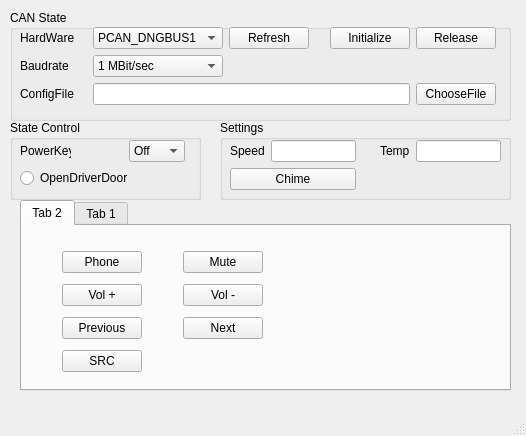
<?xml version="1.0" encoding="UTF-8"?>
<ui version="4.0">
 <class>MainWindow</class>
 <widget class="QMainWindow" name="MainWindow">
  <property name="geometry">
   <rect>
    <x>0</x>
    <y>0</y>
    <width>526</width>
    <height>436</height>
   </rect>
  </property>
  <property name="windowTitle">
   <string>MainWindow</string>
  </property>
  <property name="statusTip">
   <string>CAN Status:Bus off</string>
  </property>
  <widget class="QWidget" name="centralwidget">
   <widget class="QGroupBox" name="groupBox">
    <property name="geometry">
     <rect>
      <x>10</x>
      <y>10</y>
      <width>501</width>
      <height>111</height>
     </rect>
    </property>
    <property name="title">
     <string>CAN State</string>
    </property>
    <widget class="QLabel" name="label_canerr">
     <property name="geometry">
      <rect>
       <x>410</x>
       <y>50</y>
       <width>31</width>
       <height>20</height>
      </rect>
     </property>
     <property name="styleSheet">
      <string notr="true">border-image: url(:/Source/ok.jpg);
border-image: url(:/Source/error.jpg);</string>
     </property>
     <property name="text">
      <string/>
     </property>
    </widget>
    <widget class="QLabel" name="label_canok">
     <property name="geometry">
      <rect>
       <x>410</x>
       <y>50</y>
       <width>31</width>
       <height>21</height>
      </rect>
     </property>
     <property name="styleSheet">
      <string notr="true">border-image: url(:/Source/ok.jpg);</string>
     </property>
     <property name="text">
      <string/>
     </property>
    </widget>
    <widget class="QWidget" name="">
     <property name="geometry">
      <rect>
       <x>10</x>
       <y>17</y>
       <width>476</width>
       <height>80</height>
      </rect>
     </property>
     <layout class="QGridLayout" name="gridLayout_4">
      <item row="0" column="2" colspan="2">
       <spacer name="horizontalSpacer_4">
        <property name="orientation">
         <enum>Qt::Horizontal</enum>
        </property>
        <property name="sizeHint" stdset="0">
         <size>
          <width>13</width>
          <height>20</height>
         </size>
        </property>
       </spacer>
      </item>
      <item row="0" column="4">
       <widget class="QComboBox" name="comboBox_2">
        <item>
         <property name="text">
          <string>PCAN_DNGBUS1</string>
         </property>
        </item>
       </widget>
      </item>
      <item row="0" column="5">
       <widget class="QPushButton" name="pushButton">
        <property name="text">
         <string>Refresh</string>
        </property>
       </widget>
      </item>
      <item row="0" column="6">
       <spacer name="horizontalSpacer_3">
        <property name="orientation">
         <enum>Qt::Horizontal</enum>
        </property>
        <property name="sizeHint" stdset="0">
         <size>
          <width>40</width>
          <height>20</height>
         </size>
        </property>
       </spacer>
      </item>
      <item row="0" column="7">
       <widget class="QPushButton" name="pushButton_2">
        <property name="text">
         <string>Initialize</string>
        </property>
       </widget>
      </item>
      <item row="0" column="8">
       <widget class="QPushButton" name="pushButton_3">
        <property name="text">
         <string>Release</string>
        </property>
       </widget>
      </item>
      <item row="1" column="0">
       <widget class="QLabel" name="label_2">
        <property name="text">
         <string>Baudrate</string>
        </property>
       </widget>
      </item>
      <item row="1" column="1" colspan="2">
       <spacer name="horizontalSpacer_5">
        <property name="orientation">
         <enum>Qt::Horizontal</enum>
        </property>
        <property name="sizeHint" stdset="0">
         <size>
          <width>18</width>
          <height>20</height>
         </size>
        </property>
       </spacer>
      </item>
      <item row="1" column="4">
       <widget class="QComboBox" name="comboBox">
        <item>
         <property name="text">
          <string>1 MBit/sec</string>
         </property>
        </item>
        <item>
         <property name="text">
          <string>800 kBit/sec</string>
         </property>
        </item>
        <item>
         <property name="text">
          <string>500 kBit/sec</string>
         </property>
        </item>
        <item>
         <property name="text">
          <string>250 kBit/sec</string>
         </property>
        </item>
        <item>
         <property name="text">
          <string>125 kBit/sec</string>
         </property>
        </item>
        <item>
         <property name="text">
          <string>100 kBit/sec</string>
         </property>
        </item>
       </widget>
      </item>
      <item row="1" column="5" colspan="4">
       <spacer name="horizontalSpacer_7">
        <property name="orientation">
         <enum>Qt::Horizontal</enum>
        </property>
        <property name="sizeHint" stdset="0">
         <size>
          <width>268</width>
          <height>20</height>
         </size>
        </property>
       </spacer>
      </item>
      <item row="2" column="0" colspan="2">
       <widget class="QLabel" name="label_10">
        <property name="text">
         <string>ConfigFile</string>
        </property>
       </widget>
      </item>
      <item row="2" column="2" colspan="2">
       <spacer name="horizontalSpacer_6">
        <property name="orientation">
         <enum>Qt::Horizontal</enum>
        </property>
        <property name="sizeHint" stdset="0">
         <size>
          <width>13</width>
          <height>20</height>
         </size>
        </property>
       </spacer>
      </item>
      <item row="2" column="4" colspan="4">
       <widget class="QLineEdit" name="lineEdit"/>
      </item>
      <item row="2" column="8">
       <widget class="QPushButton" name="pushButton_7">
        <property name="text">
         <string>ChooseFile</string>
        </property>
       </widget>
      </item>
      <item row="0" column="0" colspan="2">
       <widget class="QLabel" name="label">
        <property name="text">
         <string>HardWare</string>
        </property>
       </widget>
      </item>
     </layout>
    </widget>
   </widget>
   <widget class="QGroupBox" name="groupBox_2">
    <property name="geometry">
     <rect>
      <x>10</x>
      <y>120</y>
      <width>191</width>
      <height>80</height>
     </rect>
    </property>
    <property name="title">
     <string>State Control</string>
    </property>
    <widget class="QLabel" name="label_7">
     <property name="geometry">
      <rect>
       <x>210</x>
       <y>20</y>
       <width>60</width>
       <height>16</height>
      </rect>
     </property>
     <property name="text">
      <string/>
     </property>
    </widget>
    <widget class="QWidget" name="">
     <property name="geometry">
      <rect>
       <x>10</x>
       <y>20</y>
       <width>165</width>
       <height>48</height>
      </rect>
     </property>
     <layout class="QGridLayout" name="gridLayout_3">
      <item row="0" column="0">
       <widget class="QLabel" name="label_9">
        <property name="text">
         <string>PowerKey</string>
        </property>
       </widget>
      </item>
      <item row="0" column="1">
       <spacer name="horizontalSpacer">
        <property name="orientation">
         <enum>Qt::Horizontal</enum>
        </property>
        <property name="sizeHint" stdset="0">
         <size>
          <width>18</width>
          <height>20</height>
         </size>
        </property>
       </spacer>
      </item>
      <item row="0" column="2" colspan="2">
       <widget class="QComboBox" name="comboBox_5">
        <item>
         <property name="text">
          <string>Off</string>
         </property>
        </item>
        <item>
         <property name="text">
          <string>Acc</string>
         </property>
        </item>
        <item>
         <property name="text">
          <string>Run</string>
         </property>
        </item>
        <item>
         <property name="text">
          <string>Crank</string>
         </property>
        </item>
       </widget>
      </item>
      <item row="1" column="0" colspan="3">
       <widget class="QRadioButton" name="radioButton">
        <property name="text">
         <string>OpenDriverDoor</string>
        </property>
       </widget>
      </item>
      <item row="1" column="3">
       <spacer name="horizontalSpacer_8">
        <property name="orientation">
         <enum>Qt::Horizontal</enum>
        </property>
        <property name="sizeHint" stdset="0">
         <size>
          <width>48</width>
          <height>20</height>
         </size>
        </property>
       </spacer>
      </item>
     </layout>
    </widget>
   </widget>
   <widget class="QTabWidget" name="tabWidget">
    <property name="geometry">
     <rect>
      <x>20</x>
      <y>200</y>
      <width>491</width>
      <height>191</height>
     </rect>
    </property>
    <property name="currentIndex">
     <number>0</number>
    </property>
    <widget class="QWidget" name="SWC">
     <attribute name="title">
      <string>Tab 2</string>
     </attribute>
     <widget class="QWidget" name="">
      <property name="geometry">
       <rect>
        <x>40</x>
        <y>20</y>
        <width>201</width>
        <height>131</height>
       </rect>
      </property>
      <layout class="QGridLayout" name="gridLayout">
       <item row="0" column="0">
        <widget class="QPushButton" name="pushButton_13">
         <property name="text">
          <string>Phone</string>
         </property>
        </widget>
       </item>
       <item row="0" column="1">
        <spacer name="horizontalSpacer_10">
         <property name="orientation">
          <enum>Qt::Horizontal</enum>
         </property>
         <property name="sizeHint" stdset="0">
          <size>
           <width>40</width>
           <height>20</height>
          </size>
         </property>
        </spacer>
       </item>
       <item row="0" column="2">
        <widget class="QPushButton" name="pushButton_14">
         <property name="text">
          <string>Mute</string>
         </property>
        </widget>
       </item>
       <item row="1" column="0">
        <widget class="QPushButton" name="pushButton_15">
         <property name="text">
          <string>Vol +</string>
         </property>
        </widget>
       </item>
       <item row="1" column="1">
        <spacer name="horizontalSpacer_11">
         <property name="orientation">
          <enum>Qt::Horizontal</enum>
         </property>
         <property name="sizeHint" stdset="0">
          <size>
           <width>40</width>
           <height>20</height>
          </size>
         </property>
        </spacer>
       </item>
       <item row="1" column="2">
        <widget class="QPushButton" name="pushButton_16">
         <property name="text">
          <string>Vol -</string>
         </property>
        </widget>
       </item>
       <item row="2" column="0">
        <widget class="QPushButton" name="pushButton_17">
         <property name="text">
          <string>Previous</string>
         </property>
        </widget>
       </item>
       <item row="2" column="1">
        <spacer name="horizontalSpacer_12">
         <property name="orientation">
          <enum>Qt::Horizontal</enum>
         </property>
         <property name="sizeHint" stdset="0">
          <size>
           <width>40</width>
           <height>20</height>
          </size>
         </property>
        </spacer>
       </item>
       <item row="2" column="2">
        <widget class="QPushButton" name="pushButton_18">
         <property name="text">
          <string>Next</string>
         </property>
        </widget>
       </item>
       <item row="3" column="0">
        <widget class="QPushButton" name="pushButton_19">
         <property name="text">
          <string>SRC</string>
         </property>
        </widget>
       </item>
       <item row="3" column="1" colspan="2">
        <spacer name="horizontalSpacer_13">
         <property name="orientation">
          <enum>Qt::Horizontal</enum>
         </property>
         <property name="sizeHint" stdset="0">
          <size>
           <width>128</width>
           <height>20</height>
          </size>
         </property>
        </spacer>
       </item>
      </layout>
     </widget>
    </widget>
    <widget class="QWidget" name="RVC">
     <attribute name="title">
      <string>Tab 1</string>
     </attribute>
     <widget class="QGroupBox" name="groupBox_4">
      <property name="geometry">
       <rect>
        <x>20</x>
        <y>100</y>
        <width>231</width>
        <height>51</height>
       </rect>
      </property>
      <property name="title">
       <string>Set Warning icon</string>
      </property>
      <widget class="QWidget" name="">
       <property name="geometry">
        <rect>
         <x>10</x>
         <y>20</y>
         <width>220</width>
         <height>22</height>
        </rect>
       </property>
       <layout class="QHBoxLayout" name="horizontalLayout">
        <item>
         <spacer name="horizontalSpacer_15">
          <property name="orientation">
           <enum>Qt::Horizontal</enum>
          </property>
          <property name="sizeHint" stdset="0">
           <size>
            <width>13</width>
            <height>20</height>
           </size>
          </property>
         </spacer>
        </item>
        <item>
         <widget class="QComboBox" name="comboBox_3">
          <item>
           <property name="text">
            <string>Zone1</string>
           </property>
          </item>
          <item>
           <property name="text">
            <string>Zone2</string>
           </property>
          </item>
          <item>
           <property name="text">
            <string>Zone3</string>
           </property>
          </item>
          <item>
           <property name="text">
            <string>Zone4</string>
           </property>
          </item>
         </widget>
        </item>
        <item>
         <widget class="QComboBox" name="comboBox_4">
          <item>
           <property name="text">
            <string>Zone1</string>
           </property>
          </item>
          <item>
           <property name="text">
            <string>Zone2</string>
           </property>
          </item>
          <item>
           <property name="text">
            <string>Zone3</string>
           </property>
          </item>
          <item>
           <property name="text">
            <string>Zone4</string>
           </property>
          </item>
         </widget>
        </item>
        <item>
         <widget class="QComboBox" name="comboBox_6">
          <item>
           <property name="text">
            <string>Zone1</string>
           </property>
          </item>
          <item>
           <property name="text">
            <string>Zone2</string>
           </property>
          </item>
          <item>
           <property name="text">
            <string>Zone3</string>
           </property>
          </item>
          <item>
           <property name="text">
            <string>Zone4</string>
           </property>
          </item>
         </widget>
        </item>
        <item>
         <spacer name="horizontalSpacer_16">
          <property name="orientation">
           <enum>Qt::Horizontal</enum>
          </property>
          <property name="sizeHint" stdset="0">
           <size>
            <width>13</width>
            <height>20</height>
           </size>
          </property>
         </spacer>
        </item>
       </layout>
      </widget>
     </widget>
     <widget class="QGroupBox" name="groupBox_3">
      <property name="geometry">
       <rect>
        <x>20</x>
        <y>10</y>
        <width>231</width>
        <height>80</height>
       </rect>
      </property>
      <property name="title">
       <string>Set Guideline</string>
      </property>
      <widget class="QWidget" name="">
       <property name="geometry">
        <rect>
         <x>11</x>
         <y>21</y>
         <width>211</width>
         <height>51</height>
        </rect>
       </property>
       <layout class="QGridLayout" name="gridLayout_2">
        <item row="0" column="0" colspan="2">
         <widget class="QPushButton" name="pushButton_4">
          <property name="text">
           <string>GL_Left</string>
          </property>
         </widget>
        </item>
        <item row="0" column="2" colspan="2">
         <widget class="QPushButton" name="pushButton_5">
          <property name="text">
           <string>GL_Right</string>
          </property>
         </widget>
        </item>
        <item row="1" column="0">
         <widget class="QLabel" name="label_4">
          <property name="text">
           <string>Set_GL_Val</string>
          </property>
         </widget>
        </item>
        <item row="1" column="1" colspan="2">
         <spacer name="horizontalSpacer_14">
          <property name="orientation">
           <enum>Qt::Horizontal</enum>
          </property>
          <property name="sizeHint" stdset="0">
           <size>
            <width>13</width>
            <height>20</height>
           </size>
          </property>
         </spacer>
        </item>
        <item row="1" column="3">
         <widget class="QLineEdit" name="lineEdit_2"/>
        </item>
       </layout>
      </widget>
     </widget>
     <widget class="QGroupBox" name="groupBox_7">
      <property name="geometry">
       <rect>
        <x>270</x>
        <y>10</y>
        <width>201</width>
        <height>141</height>
       </rect>
      </property>
      <property name="title">
       <string>Set Text</string>
      </property>
      <widget class="QWidget" name="">
       <property name="geometry">
        <rect>
         <x>20</x>
         <y>20</y>
         <width>163</width>
         <height>111</height>
        </rect>
       </property>
       <layout class="QVBoxLayout" name="verticalLayout">
        <item>
         <spacer name="verticalSpacer_2">
          <property name="orientation">
           <enum>Qt::Vertical</enum>
          </property>
          <property name="sizeHint" stdset="0">
           <size>
            <width>20</width>
            <height>13</height>
           </size>
          </property>
         </spacer>
        </item>
        <item>
         <widget class="QCheckBox" name="checkBox">
          <property name="text">
           <string>RVC Unavailable</string>
          </property>
         </widget>
        </item>
        <item>
         <widget class="QCheckBox" name="checkBox_2">
          <property name="text">
           <string>Guideline Unavailable</string>
          </property>
         </widget>
        </item>
        <item>
         <widget class="QCheckBox" name="checkBox_3">
          <property name="text">
           <string>No Guideline</string>
          </property>
         </widget>
        </item>
        <item>
         <widget class="QCheckBox" name="checkBox_4">
          <property name="text">
           <string>Park Symbol Unavailable</string>
          </property>
         </widget>
        </item>
        <item>
         <spacer name="verticalSpacer">
          <property name="orientation">
           <enum>Qt::Vertical</enum>
          </property>
          <property name="sizeHint" stdset="0">
           <size>
            <width>20</width>
            <height>18</height>
           </size>
          </property>
         </spacer>
        </item>
       </layout>
      </widget>
     </widget>
    </widget>
   </widget>
   <widget class="QGroupBox" name="groupBox_5">
    <property name="geometry">
     <rect>
      <x>220</x>
      <y>120</y>
      <width>291</width>
      <height>80</height>
     </rect>
    </property>
    <property name="title">
     <string>Settings</string>
    </property>
    <widget class="QWidget" name="">
     <property name="geometry">
      <rect>
       <x>10</x>
       <y>20</y>
       <width>271</width>
       <height>51</height>
      </rect>
     </property>
     <layout class="QGridLayout" name="gridLayout_5">
      <item row="0" column="0">
       <widget class="QLabel" name="label_8">
        <property name="text">
         <string>Speed</string>
        </property>
       </widget>
      </item>
      <item row="0" column="1">
       <widget class="QLineEdit" name="lineEdit_5">
        <property name="text">
         <string/>
        </property>
       </widget>
      </item>
      <item row="0" column="2">
       <spacer name="horizontalSpacer_2">
        <property name="orientation">
         <enum>Qt::Horizontal</enum>
        </property>
        <property name="sizeHint" stdset="0">
         <size>
          <width>18</width>
          <height>20</height>
         </size>
        </property>
       </spacer>
      </item>
      <item row="0" column="3">
       <widget class="QLabel" name="label_5">
        <property name="text">
         <string>Temp</string>
        </property>
       </widget>
      </item>
      <item row="0" column="4">
       <widget class="QLineEdit" name="lineEdit_6">
        <property name="text">
         <string/>
        </property>
       </widget>
      </item>
      <item row="1" column="0" colspan="2">
       <widget class="QPushButton" name="pushButton_6">
        <property name="text">
         <string>Chime</string>
        </property>
       </widget>
      </item>
      <item row="1" column="2">
       <spacer name="horizontalSpacer_9">
        <property name="orientation">
         <enum>Qt::Horizontal</enum>
        </property>
        <property name="sizeHint" stdset="0">
         <size>
          <width>40</width>
          <height>20</height>
         </size>
        </property>
       </spacer>
      </item>
      <item row="1" column="3">
       <spacer name="horizontalSpacer_17">
        <property name="orientation">
         <enum>Qt::Horizontal</enum>
        </property>
        <property name="sizeHint" stdset="0">
         <size>
          <width>40</width>
          <height>20</height>
         </size>
        </property>
       </spacer>
      </item>
      <item row="1" column="4">
       <spacer name="horizontalSpacer_18">
        <property name="orientation">
         <enum>Qt::Horizontal</enum>
        </property>
        <property name="sizeHint" stdset="0">
         <size>
          <width>40</width>
          <height>20</height>
         </size>
        </property>
       </spacer>
      </item>
     </layout>
    </widget>
   </widget>
  </widget>
  <widget class="QMenuBar" name="menubar">
   <property name="geometry">
    <rect>
     <x>0</x>
     <y>0</y>
     <width>526</width>
     <height>23</height>
    </rect>
   </property>
  </widget>
  <widget class="QStatusBar" name="statusbar"/>
 </widget>
 <resources/>
 <connections>
  <connection>
   <sender>pushButton</sender>
   <signal>clicked()</signal>
   <receiver>MainWindow</receiver>
   <slot>btnHwRefresh_Click()</slot>
   <hints>
    <hint type="sourcelabel">
     <x>264</x>
     <y>57</y>
    </hint>
    <hint type="destinationlabel">
     <x>310</x>
     <y>28</y>
    </hint>
   </hints>
  </connection>
  <connection>
   <sender>pushButton_2</sender>
   <signal>clicked()</signal>
   <receiver>MainWindow</receiver>
   <slot>btnInit_Click()</slot>
   <hints>
    <hint type="sourcelabel">
     <x>380</x>
     <y>55</y>
    </hint>
    <hint type="destinationlabel">
     <x>446</x>
     <y>29</y>
    </hint>
   </hints>
  </connection>
  <connection>
   <sender>pushButton_3</sender>
   <signal>clicked()</signal>
   <receiver>MainWindow</receiver>
   <slot>btnRelease_Click()</slot>
   <hints>
    <hint type="sourcelabel">
     <x>459</x>
     <y>62</y>
    </hint>
    <hint type="destinationlabel">
     <x>517</x>
     <y>58</y>
    </hint>
   </hints>
  </connection>
  <connection>
   <sender>pushButton_7</sender>
   <signal>clicked()</signal>
   <receiver>MainWindow</receiver>
   <slot>chooseFile()</slot>
   <hints>
    <hint type="sourcelabel">
     <x>467</x>
     <y>123</y>
    </hint>
    <hint type="destinationlabel">
     <x>527</x>
     <y>123</y>
    </hint>
   </hints>
  </connection>
  <connection>
   <sender>comboBox_5</sender>
   <signal>currentIndexChanged(int)</signal>
   <receiver>MainWindow</receiver>
   <slot>Powerkeychanged()</slot>
   <hints>
    <hint type="sourcelabel">
     <x>183</x>
     <y>203</y>
    </hint>
    <hint type="destinationlabel">
     <x>103</x>
     <y>162</y>
    </hint>
   </hints>
  </connection>
  <connection>
   <sender>lineEdit_5</sender>
   <signal>textChanged(QString)</signal>
   <receiver>MainWindow</receiver>
   <slot>setVehicleSpeed()</slot>
   <hints>
    <hint type="sourcelabel">
     <x>327</x>
     <y>191</y>
    </hint>
    <hint type="destinationlabel">
     <x>355</x>
     <y>153</y>
    </hint>
   </hints>
  </connection>
  <connection>
   <sender>radioButton</sender>
   <signal>clicked(bool)</signal>
   <receiver>MainWindow</receiver>
   <slot>openDriverDoorchanged()</slot>
   <hints>
    <hint type="sourcelabel">
     <x>73</x>
     <y>222</y>
    </hint>
    <hint type="destinationlabel">
     <x>9</x>
     <y>230</y>
    </hint>
   </hints>
  </connection>
  <connection>
   <sender>pushButton_13</sender>
   <signal>pressed()</signal>
   <receiver>MainWindow</receiver>
   <slot>SWC_Phonepress()</slot>
   <hints>
    <hint type="sourcelabel">
     <x>85</x>
     <y>301</y>
    </hint>
    <hint type="destinationlabel">
     <x>11</x>
     <y>283</y>
    </hint>
   </hints>
  </connection>
  <connection>
   <sender>pushButton_13</sender>
   <signal>released()</signal>
   <receiver>MainWindow</receiver>
   <slot>SWC_Phonerelease()</slot>
   <hints>
    <hint type="sourcelabel">
     <x>129</x>
     <y>302</y>
    </hint>
    <hint type="destinationlabel">
     <x>10</x>
     <y>314</y>
    </hint>
   </hints>
  </connection>
  <connection>
   <sender>pushButton_15</sender>
   <signal>pressed()</signal>
   <receiver>MainWindow</receiver>
   <slot>SWC_VolPluspress()</slot>
   <hints>
    <hint type="sourcelabel">
     <x>101</x>
     <y>346</y>
    </hint>
    <hint type="destinationlabel">
     <x>12</x>
     <y>345</y>
    </hint>
   </hints>
  </connection>
  <connection>
   <sender>pushButton_15</sender>
   <signal>released()</signal>
   <receiver>MainWindow</receiver>
   <slot>SWC_VolPlusrelease()</slot>
   <hints>
    <hint type="sourcelabel">
     <x>128</x>
     <y>342</y>
    </hint>
    <hint type="destinationlabel">
     <x>10</x>
     <y>371</y>
    </hint>
   </hints>
  </connection>
  <connection>
   <sender>pushButton_17</sender>
   <signal>pressed()</signal>
   <receiver>MainWindow</receiver>
   <slot>SWC_Previouspress()</slot>
   <hints>
    <hint type="sourcelabel">
     <x>95</x>
     <y>381</y>
    </hint>
    <hint type="destinationlabel">
     <x>10</x>
     <y>398</y>
    </hint>
   </hints>
  </connection>
  <connection>
   <sender>pushButton_17</sender>
   <signal>released()</signal>
   <receiver>MainWindow</receiver>
   <slot>SWC_Previousrelease()</slot>
   <hints>
    <hint type="sourcelabel">
     <x>116</x>
     <y>384</y>
    </hint>
    <hint type="destinationlabel">
     <x>12</x>
     <y>427</y>
    </hint>
   </hints>
  </connection>
  <connection>
   <sender>pushButton_14</sender>
   <signal>pressed()</signal>
   <receiver>MainWindow</receiver>
   <slot>SWC_Mutepress()</slot>
   <hints>
    <hint type="sourcelabel">
     <x>220</x>
     <y>303</y>
    </hint>
    <hint type="destinationlabel">
     <x>532</x>
     <y>251</y>
    </hint>
   </hints>
  </connection>
  <connection>
   <sender>pushButton_14</sender>
   <signal>released()</signal>
   <receiver>MainWindow</receiver>
   <slot>SWC_Muterelease()</slot>
   <hints>
    <hint type="sourcelabel">
     <x>197</x>
     <y>305</y>
    </hint>
    <hint type="destinationlabel">
     <x>533</x>
     <y>276</y>
    </hint>
   </hints>
  </connection>
  <connection>
   <sender>pushButton_16</sender>
   <signal>pressed()</signal>
   <receiver>MainWindow</receiver>
   <slot>SWC_VolMinuspress()</slot>
   <hints>
    <hint type="sourcelabel">
     <x>206</x>
     <y>352</y>
    </hint>
    <hint type="destinationlabel">
     <x>530</x>
     <y>311</y>
    </hint>
   </hints>
  </connection>
  <connection>
   <sender>pushButton_16</sender>
   <signal>released()</signal>
   <receiver>MainWindow</receiver>
   <slot>SWC_VolMinusrelease()</slot>
   <hints>
    <hint type="sourcelabel">
     <x>208</x>
     <y>346</y>
    </hint>
    <hint type="destinationlabel">
     <x>532</x>
     <y>340</y>
    </hint>
   </hints>
  </connection>
  <connection>
   <sender>pushButton_18</sender>
   <signal>pressed()</signal>
   <receiver>MainWindow</receiver>
   <slot>SWC_Nextpress()</slot>
   <hints>
    <hint type="sourcelabel">
     <x>212</x>
     <y>380</y>
    </hint>
    <hint type="destinationlabel">
     <x>531</x>
     <y>369</y>
    </hint>
   </hints>
  </connection>
  <connection>
   <sender>pushButton_18</sender>
   <signal>released()</signal>
   <receiver>MainWindow</receiver>
   <slot>SWC_Nextrelease()</slot>
   <hints>
    <hint type="sourcelabel">
     <x>190</x>
     <y>382</y>
    </hint>
    <hint type="destinationlabel">
     <x>532</x>
     <y>405</y>
    </hint>
   </hints>
  </connection>
  <connection>
   <sender>pushButton_19</sender>
   <signal>pressed()</signal>
   <receiver>MainWindow</receiver>
   <slot>SWC_SRCpress()</slot>
   <hints>
    <hint type="sourcelabel">
     <x>131</x>
     <y>416</y>
    </hint>
    <hint type="destinationlabel">
     <x>103</x>
     <y>453</y>
    </hint>
   </hints>
  </connection>
  <connection>
   <sender>pushButton_19</sender>
   <signal>released()</signal>
   <receiver>MainWindow</receiver>
   <slot>SWC_SRCrelease()</slot>
   <hints>
    <hint type="sourcelabel">
     <x>105</x>
     <y>416</y>
    </hint>
    <hint type="destinationlabel">
     <x>165</x>
     <y>454</y>
    </hint>
   </hints>
  </connection>
  <connection>
   <sender>lineEdit_6</sender>
   <signal>returnPressed()</signal>
   <receiver>MainWindow</receiver>
   <slot>sendTemp()</slot>
   <hints>
    <hint type="sourcelabel">
     <x>461</x>
     <y>190</y>
    </hint>
    <hint type="destinationlabel">
     <x>488</x>
     <y>161</y>
    </hint>
   </hints>
  </connection>
  <connection>
   <sender>pushButton_6</sender>
   <signal>clicked()</signal>
   <receiver>MainWindow</receiver>
   <slot>sendChime()</slot>
   <hints>
    <hint type="sourcelabel">
     <x>348</x>
     <y>221</y>
    </hint>
    <hint type="destinationlabel">
     <x>529</x>
     <y>210</y>
    </hint>
   </hints>
  </connection>
  <connection>
   <sender>pushButton_4</sender>
   <signal>clicked()</signal>
   <receiver>MainWindow</receiver>
   <slot>GL_left()</slot>
   <hints>
    <hint type="sourcelabel">
     <x>75</x>
     <y>312</y>
    </hint>
    <hint type="destinationlabel">
     <x>16</x>
     <y>276</y>
    </hint>
   </hints>
  </connection>
  <connection>
   <sender>pushButton_5</sender>
   <signal>clicked()</signal>
   <receiver>MainWindow</receiver>
   <slot>GL_right()</slot>
   <hints>
    <hint type="sourcelabel">
     <x>161</x>
     <y>310</y>
    </hint>
    <hint type="destinationlabel">
     <x>13</x>
     <y>309</y>
    </hint>
   </hints>
  </connection>
  <connection>
   <sender>lineEdit_2</sender>
   <signal>returnPressed()</signal>
   <receiver>MainWindow</receiver>
   <slot>set_GL_value()</slot>
   <hints>
    <hint type="sourcelabel">
     <x>161</x>
     <y>342</y>
    </hint>
    <hint type="destinationlabel">
     <x>11</x>
     <y>455</y>
    </hint>
   </hints>
  </connection>
  <connection>
   <sender>comboBox_3</sender>
   <signal>currentIndexChanged(int)</signal>
   <receiver>MainWindow</receiver>
   <slot>Rigion1Zoonechanged()</slot>
   <hints>
    <hint type="sourcelabel">
     <x>93</x>
     <y>403</y>
    </hint>
    <hint type="destinationlabel">
     <x>53</x>
     <y>466</y>
    </hint>
   </hints>
  </connection>
  <connection>
   <sender>comboBox_4</sender>
   <signal>currentIndexChanged(int)</signal>
   <receiver>MainWindow</receiver>
   <slot>Rigion2Zoonechanged()</slot>
   <hints>
    <hint type="sourcelabel">
     <x>170</x>
     <y>408</y>
    </hint>
    <hint type="destinationlabel">
     <x>124</x>
     <y>462</y>
    </hint>
   </hints>
  </connection>
  <connection>
   <sender>comboBox_6</sender>
   <signal>currentIndexChanged(int)</signal>
   <receiver>MainWindow</receiver>
   <slot>Rigion3Zoonechanged()</slot>
   <hints>
    <hint type="sourcelabel">
     <x>231</x>
     <y>406</y>
    </hint>
    <hint type="destinationlabel">
     <x>187</x>
     <y>466</y>
    </hint>
   </hints>
  </connection>
  <connection>
   <sender>checkBox</sender>
   <signal>clicked(bool)</signal>
   <receiver>MainWindow</receiver>
   <slot>RVCunavailable()</slot>
   <hints>
    <hint type="sourcelabel">
     <x>354</x>
     <y>321</y>
    </hint>
    <hint type="destinationlabel">
     <x>533</x>
     <y>301</y>
    </hint>
   </hints>
  </connection>
  <connection>
   <sender>checkBox_2</sender>
   <signal>clicked(bool)</signal>
   <receiver>MainWindow</receiver>
   <slot>GLunavailable()</slot>
   <hints>
    <hint type="sourcelabel">
     <x>402</x>
     <y>348</y>
    </hint>
    <hint type="destinationlabel">
     <x>548</x>
     <y>351</y>
    </hint>
   </hints>
  </connection>
  <connection>
   <sender>checkBox_3</sender>
   <signal>clicked(bool)</signal>
   <receiver>MainWindow</receiver>
   <slot>NoGuideline()</slot>
   <hints>
    <hint type="sourcelabel">
     <x>383</x>
     <y>366</y>
    </hint>
    <hint type="destinationlabel">
     <x>545</x>
     <y>380</y>
    </hint>
   </hints>
  </connection>
  <connection>
   <sender>checkBox_4</sender>
   <signal>clicked(bool)</signal>
   <receiver>MainWindow</receiver>
   <slot>parkSymbolunavailable()</slot>
   <hints>
    <hint type="sourcelabel">
     <x>449</x>
     <y>389</y>
    </hint>
    <hint type="destinationlabel">
     <x>542</x>
     <y>413</y>
    </hint>
   </hints>
  </connection>
 </connections>
 <slots>
  <slot>btnHwRefresh_Click()</slot>
  <slot>btnInit_Click()</slot>
  <slot>btnRelease_Click()</slot>
  <slot>chooseFile()</slot>
  <slot>setVehicleSpeed()</slot>
  <slot>Powerkeychanged()</slot>
  <slot>openDriverDoorchanged()</slot>
  <slot>GL_left()</slot>
  <slot>GL_right()</slot>
  <slot>set_GL_value()</slot>
  <slot>Rigion1Zoonechanged()</slot>
  <slot>Rigion2Zoonechanged()</slot>
  <slot>Rigion3Zoonechanged()</slot>
  <slot>RVCunavailable()</slot>
  <slot>GLunavailable()</slot>
  <slot>NoGuideline()</slot>
  <slot>parkSymbolunavailable()</slot>
  <slot>SWC_Phonepress()</slot>
  <slot>SWC_Mutepress()</slot>
  <slot>SWC_VolPluspress()</slot>
  <slot>SWC_VolMinuspress()</slot>
  <slot>SWC_Previouspress()</slot>
  <slot>SWC_Nextpress()</slot>
  <slot>SWC_Nextrelease()</slot>
  <slot>SWC_Phonerelease()</slot>
  <slot>SWC_Muterelease()</slot>
  <slot>SWC_VolPlusrelease()</slot>
  <slot>SWC_VolMinusrelease()</slot>
  <slot>SWC_Previousrelease()</slot>
  <slot>SWC_SRCrelease()</slot>
  <slot>SWC_SRCpress()</slot>
  <slot>sendChime()</slot>
  <slot>sendTemp()</slot>
  <slot>slot1()</slot>
 </slots>
</ui>
